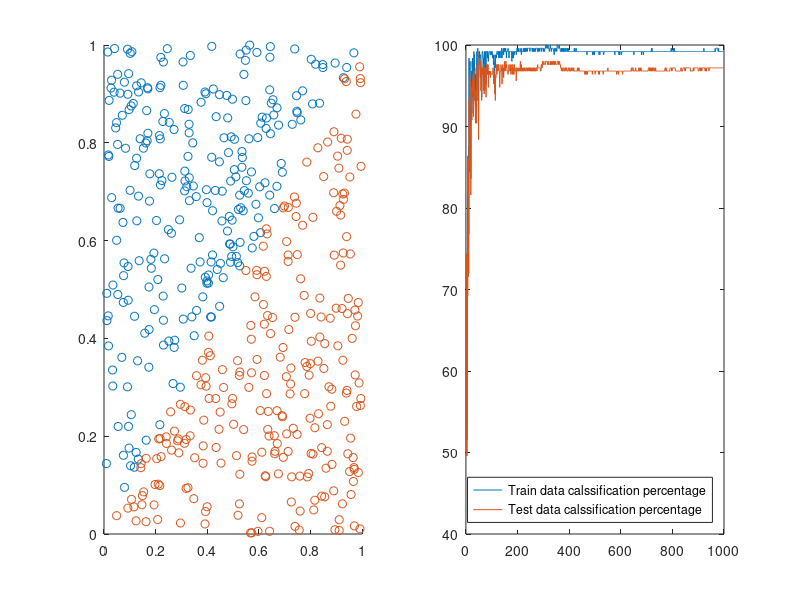

This figure's MATLAB source:
function Linear
  % Parameters
  n_samples = 500;
  
  % create data
  x = rand(2,n_samples);
  y = zeros(size(x));
  
  labels = (x(1,:) - x(2,:) > 0) + 1;
  for i=1:sum(x,2)
    y(labels(i),i) = 1;  
  end
  
  % Divide into training and test data
  x_train = x(:,1:n_samples/2);
  y_train = y(:,1:n_samples/2);
  labels_train = labels(1:n_samples/2);
  
  x_test = x(:,n_samples/2+1:n_samples);
  y_test = y(:,n_samples/2+1:n_samples);
  labels_test = labels(n_samples/2+1:n_samples);
  
  % Declare parameters and variables
  s0 = 2; % Size of the input layer
  s1 = 5; % Size of the hidden layer
  s2 = 2; % Size of the output layer
  
  % Train the network
  [w1,b1,w2,b2,train_percentages,test_percentages] = ...
    TrainTwoLayerNN(s0,s1,s2, x_train, y_train, labels_train, x_test, labels_test, 1);
  
  % Do final prediction on the test set
  final_percentage = CalcPredictionError(w1,b1,w2,b2,x_test,labels_test)*100
  
  % Plot data
  subplot(1,2,1) 
  scatter(x(1,(labels == 1)), x(2,(labels == 1)));
  hold on;
  scatter(x(1,(labels == 2)), x(2,(labels == 2)));
  
  subplot(1,2,2)
  x_vals = [1:length(train_percentages)];    
  plot(x_vals, train_percentages.*100);
  hold on;
  plot(x_vals, test_percentages.*100);
  legend('Train data calssification percentage', 'Test data calssification percentage','Location','southeast');
end

function percentage = CalcPredictionError(w1,b1,w2,b2,x,labels)
  [z1,z2,a1,a2] = feedforward(w1, b1, w2, b2, x);
  [~, predicted_labels] = max(a2);
  percentage = sum(labels == predicted_labels) / size(labels,2);
end

function [w1,b1,w2,b2,train_percentages,test_percentages] = ...
    TrainTwoLayerNN(s0,s1,s2, train_input, train_output, labels_train, test_input, labels_test, trace_error)
    
  % variables and parameters
  grad_norm = inf;
  %eta = 2;
  batch_size = 100;
  n_iterations = 1000;
  it = 0;
  train_percentages = zeros(1,n_iterations);
  test_percentages = zeros(1,n_iterations); 
  
  eta_half_life = 200;
  eta_0 = 10;
  lambda = 1;
  
  % initialize weights and biases randomly
  w1 = randn([s1,s0])./sqrt(s0); 
  b1 = randn(s1,1)./sqrt(s0);
  w2 = randn([s2,s1])./sqrt(s1);
  b2 = randn(s2,1)./sqrt(s1);
  
  % Stochastic Gradient Descent
  while (it < n_iterations)
    it = it + 1;
    
    % Calculate step width
    eta = eta_0*exp(-(log(2)/eta_half_life)*it);
    
    % Create batches 
    [input_batch, output_batch] = CreateBatch(batch_size, train_input, train_output);
    
    % Calculate derivative with backpropagation
    [w1_grad, b1_grad, w2_grad, b2_grad] = backpropagation(w1,b1,w2,b2,input_batch,output_batch, lambda);
    
    % Do one step in the direction of the derivative
    w1 = w1 - eta.*w1_grad;
    %w1 = (1-(eta*lambda)/batch_size).*w1 + eta.*w1_grad;
    b1 = b1 - eta.*b1_grad;
    w2 = w2 - eta.*w2_grad;
    %w2 = (1-(eta*lambda)/batch_size).*w2 + eta.*w2_grad;
    b2 = b2 - eta.*b2_grad;
    
    % Calculate the current error
    if (trace_error == 1)
      train_percentages(it) = CalcPredictionError(w1,b1,w2,b2,train_input,labels_train);
      test_percentages(it) = CalcPredictionError(w1,b1,w2,b2,test_input,labels_test);
    end
  end
  
  % Plot the error development 
  if (trace_error == 1)
    x = [1:n_iterations];    
    plot(x, train_percentages.*100);
    hold on;
    plot(x, test_percentages.*100);
    legend('Train data calssification percentage', 'Test data calssification percentage','Location','northwest');
  end    
end

function [w1_grad, b1_grad, w2_grad, b2_grad] = backpropagation(w1,b1,w2,b2,input_samples,output_samples, lambda)
  batch_size = size(input_samples,2);
  
  w1_grad = zeros(size(w1));
  b1_grad = zeros(size(b1));
  w2_grad = zeros(size(w2));
  b2_grad = zeros(size(b2));
  
  % 1 - Feedforward
  [z1_full,z2_full,a1_full,a2_full] = feedforward(w1, b1, w2, b2, input_samples);
  
  for i=1:batch_size
    % Fetch values of the current input sample
    x = input_samples(:,i);
    y = output_samples(:,i);  
    z1 = z1_full(:,i);
    z2 = z2_full(:,i);
    a1 = a1_full(:,i);
    a2 = a2_full(:,i);
    
    % 2 - Calculate output error
    %delta_2 = (a2-y).*activation_gradient(z2);
    delta_2 = x.*(activation(z2)-y);
    
    % 3 - Backpropagate the error
    delta_1 = (w2' * delta_2) .* activation_gradient(z1);
    
    % 4 - Update gradient
    %w1_grad = w1_grad + delta_1*x' + lambda * w1;
    w1_grad = w1_grad + delta_1*x';
    b1_grad = delta_1;
    %w2_grad = w2_grad + delta_2*a1' + lambda * w2;
    w2_grad = w2_grad + delta_2*a1';
    b2_grad = delta_2;
    
  end

  % Normalize the gradient
  w1_grad = w1_grad ./ batch_size ;
  b1_grad = b1_grad ./ batch_size;
  w2_grad = w2_grad ./ batch_size;
  b2_grad = b2_grad ./ batch_size;
  
  
end

function [z1,z2,a1,a2] = feedforward(w1, b1, w2, b2, a0)
  z1 = w1*a0 + b1;
  a1 = activation(z1);
  z2 = w2*a1 + b2;
  a2 = activation(z2);
end

function a = activation(z)
  a = ones(size(z))./(ones(size(z))+exp(-z));
  %a = tanh(z);
end

function grad = activation_gradient(z)
  grad = activation(z).*(ones(size(z))-activation(z));
  %grad = ones(size(z)) - tanh(z).^2;
end

function [input_batch, output_batch] = CreateBatch(batch_size, input, output)
  indices = randperm(size(input,2), batch_size);
  
  input_batch = input(:, indices);
  output_batch = output(:, indices);
end
